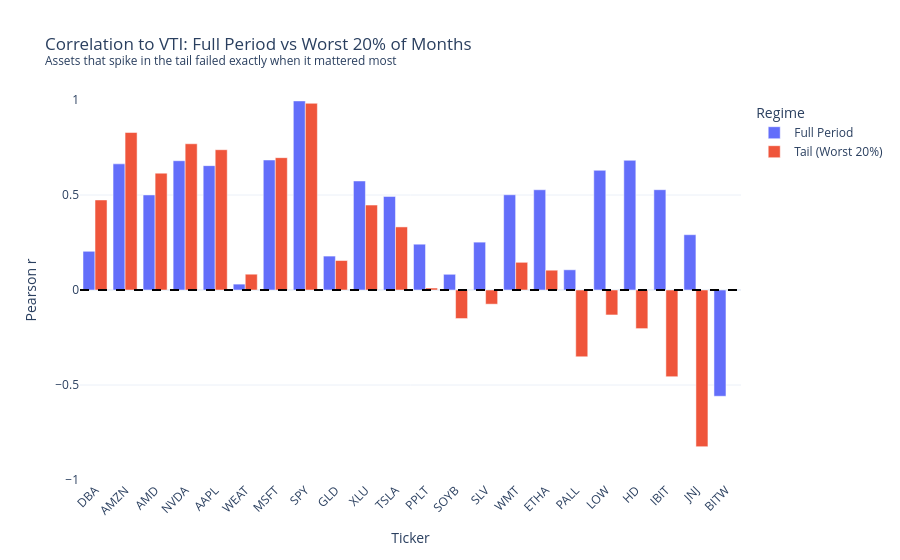

Notebook cell for this chart:
### Markdown cell above
### Conditional Correlation - Full Period vs. Worst 20% of Months

The full period correlation includes all market conditions, which can mask how an asset behaves specifically during the worst drawdowns. This chart isolates only the bottom 20% of VTI return months - the most extreme market drops in the dataset - and recomputes correlation there. If an asset's bar is higher in the tail than in the full period, its correlation to the market spiked during the worst months, meaning it sold off alongside equities precisely when a store of value should have held firm. Assets whose tail bar stays flat or drops below the full period bar are the most robust candidates - they maintained or strengthened their independence even under the most severe market conditions.

### Code cell
TAIL_PCT = 0.20  # bottom 20% of VTI months

tail_threshold = returns[BENCHMARK].quantile(TAIL_PCT)
tail_dates = returns.index[returns[BENCHMARK] <= tail_threshold]
tail_returns = returns.loc[tail_dates]

print(f"Tail threshold (bottom {int(TAIL_PCT*100)}%): VTI return <= {tail_threshold:.3f}")
print(f"Tail observations: {len(tail_dates)}")

tail_corrs = corr_to_benchmark(tail_returns, BENCHMARK, other_tickers)

# Compare tail correlation vs full-period correlation
full_corr = regime_corrs["Full Period"].set_index("Ticker")[["Correlation"]].rename(columns={"Correlation": "Full Period"})
tail_corr_col = tail_corrs.set_index("Ticker")[["Correlation"]].rename(columns={"Correlation": "Tail (Worst 20%)"})
comparison = full_corr.join(tail_corr_col, how="outer")
comparison["Î” Tail"] = comparison["Tail (Worst 20%)"] - comparison["Full Period"]
comparison = comparison.sort_values("Î” Tail", ascending=False)

fig = px.bar(
    comparison.reset_index(),
    x="Ticker",
    y=["Full Period", "Tail (Worst 20%)"],
    barmode="group",
    title=f"Correlation to {BENCHMARK}: Full Period vs Worst 20% of Months<br><sup>Assets that spike in the tail failed exactly when it mattered most</sup>",
    labels={"value": "Pearson r", "variable": "Regime"},
    category_orders={"Ticker": comparison.index.tolist()},
)
fig.add_hline(y=0, line_dash="dash", line_color="black")
fig.update_layout(template="plotly_white", xaxis_tickangle=-45, yaxis=dict(range=[-1, 1]))
fig.show()

comparison.round(3)

### Figure 1 — Plotly figure (JSON) as saved in the notebook; plotly's stock layout.template omitted (floating-point values rounded to 4 significant figures)
{"data": [{"alignmentgroup": "True", "hovertemplate": "Regime=Full Period<br>Ticker=%{x}<br>Pearson r=%{y}<extra></extra>", "legendgroup": "Full Period", "marker": {"color": "#636efa", "pattern": {"shape": ""}}, "name": "Full Period", "offsetgroup": "Full Period", "orientation": "v", "showlegend": true, "textposition": "auto", "type": "bar", "x": ["DBA", "AMZN", "AMD", "NVDA", "AAPL", "WEAT", "MSFT", "SPY", "GLD", "XLU", "TSLA", "PPLT", "SOYB", "SLV", "WMT", "ETHA", "PALL", "LOW", "HD", "IBIT", "JNJ", "BITW"], "xaxis": "x", "y": [0.2038, 0.6639, 0.5004, 0.6804, 0.6545, 0.03098, 0.6843, 0.9952, 0.1786, 0.5739, 0.4927, 0.241, 0.08267, 0.2519, 0.5012, 0.5276, 0.1064, 0.63, 0.6827, 0.528, 0.2911, -0.5592], "yaxis": "y"}, {"alignmentgroup": "True", "hovertemplate": "Regime=Tail (Worst 20%)<br>Ticker=%{x}<br>Pearson r=%{y}<extra></extra>", "legendgroup": "Tail (Worst 20%)", "marker": {"color": "#EF553B", "pattern": {"shape": ""}}, "name": "Tail (Worst 20%)", "offsetgroup": "Tail (Worst 20%)", "orientation": "v", "showlegend": true, "textposition": "auto", "type": "bar", "x": ["DBA", "AMZN", "AMD", "NVDA", "AAPL", "WEAT", "MSFT", "SPY", "GLD", "XLU", "TSLA", "PPLT", "SOYB", "SLV", "WMT", "ETHA", "PALL", "LOW", "HD", "IBIT", "JNJ", "BITW"], "xaxis": "x", "y": [0.474, 0.8288, 0.615, 0.7697, 0.7384, 0.08318, 0.6965, 0.9826, 0.1551, 0.447, 0.3321, 0.01038, -0.1502, -0.0746, 0.1458, 0.1042, -0.3516, -0.1314, -0.2032, -0.4563, -0.8245, NaN], "yaxis": "y"}], "layout": {"barmode": "group", "legend": {"title": {"text": "Regime"}, "tracegroupgap": 0}, "shapes": [{"line": {"color": "black", "dash": "dash"}, "type": "line", "x0": 0, "x1": 1, "xref": "x domain", "y0": 0, "y1": 0, "yref": "y"}], "title": {"text": "Correlation to VTI: Full Period vs Worst 20% of Months<br><sup>Assets that spike in the tail failed exactly when it mattered most</sup>"}, "xaxis": {"anchor": "y", "categoryarray": ["DBA", "AMZN", "AMD", "NVDA", "AAPL", "WEAT", "MSFT", "SPY", "GLD", "XLU", "TSLA", "PPLT", "SOYB", "SLV", "WMT", "ETHA", "PALL", "LOW", "HD", "IBIT", "JNJ", "BITW"], "categoryorder": "array", "domain": [0, 1], "tickangle": -45, "title": {"text": "Ticker"}}, "yaxis": {"anchor": "x", "domain": [0, 1], "range": [-1, 1], "title": {"text": "Pearson r"}}}}
